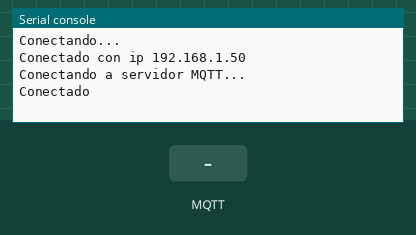
The program below on a simulated ESP32 board running MicroPython. On the bench: the last lines printed to the serial console. The inputs (shaded band) are chosen by the test bench. WiFi joins after 1.5 s; no MQTT or app messages arrive unless stated.

Above: at 3.3 s.
3.4 s: MQTT message "1" arrives on the first subscribed topic
At 4.2 s:
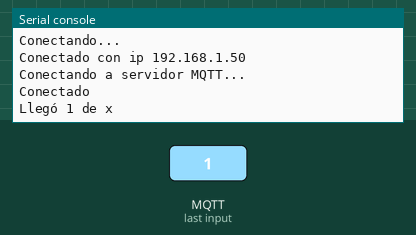
5.1 s: MQTT message "on" arrives on the first subscribed topic
At 5.6 s:
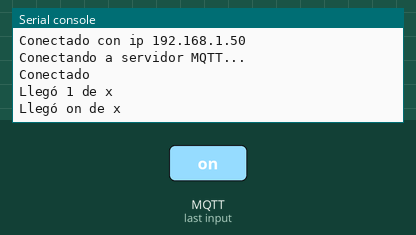
6.6 s: MQTT message "off" arrives on the first subscribed topic
At 7.0 s:
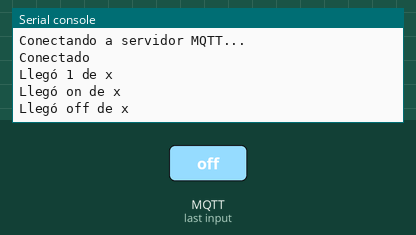

The program:

ejemplo_mqtt.py
```python
import network
from time import sleep_ms
from umqtt.robust import MQTTClient

wlan = network.WLAN(network.STA_IF)
if not wlan.active():
    wlan.active(True)

if not wlan.isconnected():
    wlan.connect("FIWIFI", "")

    print("Conectando...")
    while not wlan.isconnected():
        sleep_ms(1000)

config = wlan.ifconfig()
print(f"Conectado con ip {config[0]}")

def callback(topic, msg):
    print(f"Llegó {msg.decode()} de {topic.decode()}")

cliente = MQTTClient("esp32-1", "livra.local", port=1884)
print("Conectando a servidor MQTT...")
cliente.set_callback(callback)
cliente.connect()
cliente.subscribe("#")
print("Conectado")

while True:
    cliente.publish("envio", "prueba")
    cliente.check_msg()
    sleep_ms(500)

cliente.disconnect()
```

Measured:
- after the input at 3.4 s, the serial console: prints a new line after 0.26 s (image 1)
- after the input at 5.1 s, the serial console: prints a new line after 0.07 s (image 2)
- after the input at 6.6 s, the serial console: prints a new line after 0.07 s (image 3)
